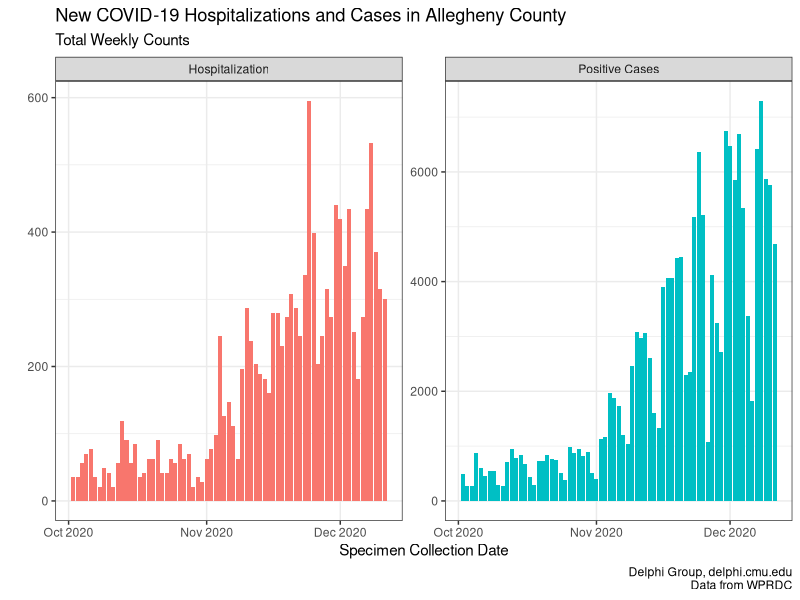
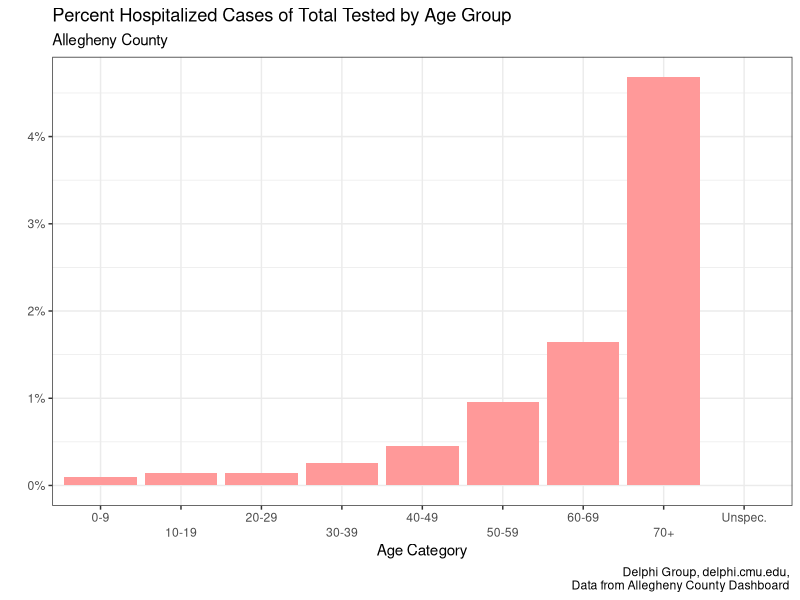
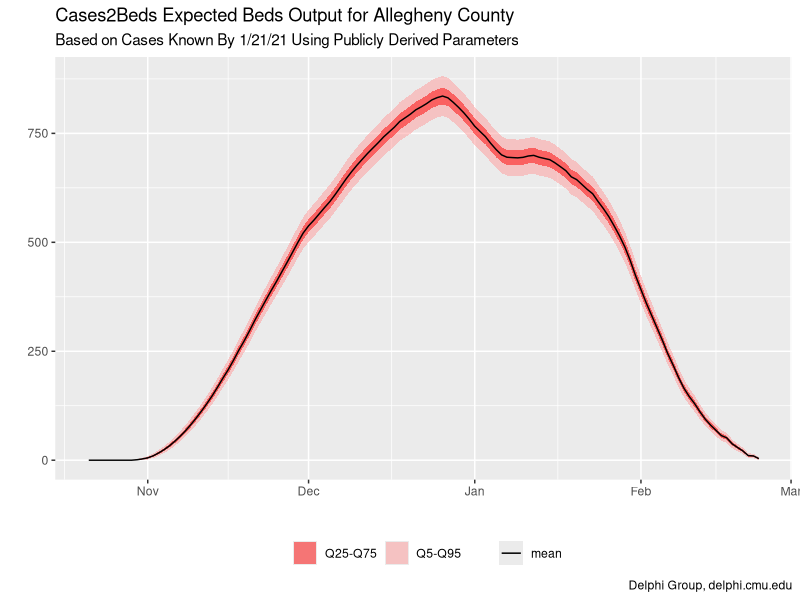
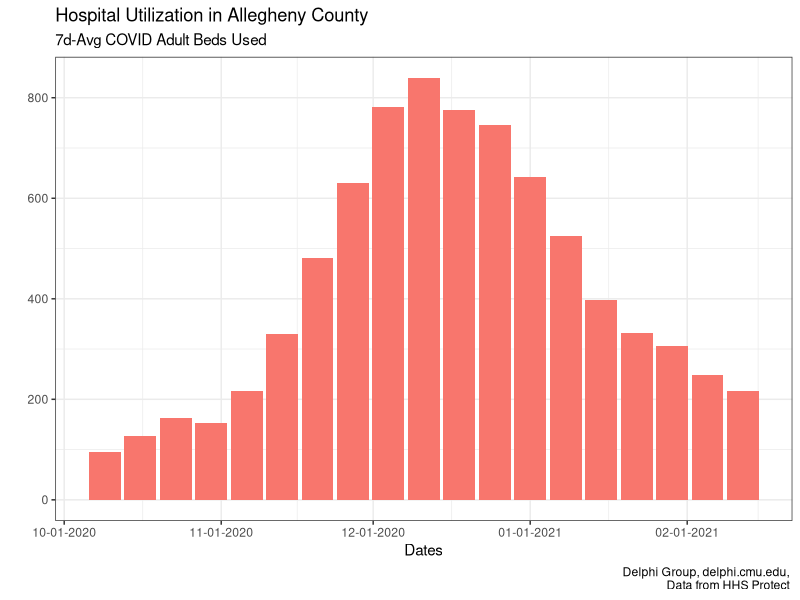

These figures' R source, in order:
## ---- chunk 1
library(ggplot2)
library(scales)
library(dplyr)
library("ggpubr")
library(scales)

full_df <- tibble(read.csv(file="./c2b/test_and_hosp.csv"))
full_df$collection_date <- as.Date(full_df$collection_date, "%m/%d/%y")
df2 <- data.frame(Key=rep(c("Hospitalization", "Positive Cases"), each=nrow(full_df)),
                CollectionDate=rep(c(full_df$collection_date),2),
                Counts=c(full_df$hospital_flag*7, full_df$test_result*7))
ggplot(data=df2, aes(x=CollectionDate, y=Counts, fill=Key), show.legend = FALSE) +
  geom_bar(stat="identity") +
  labs(x = "", y="",
       title = "New COVID-19 Hospitalizations and Cases in Allegheny County",
       subtitle = "Total Weekly Counts",
       caption = "Delphi Group, delphi.cmu.edu\nData from WPRDC") +
  theme_bw() +
  guides(color = FALSE) + facet_wrap(.~Key, scales = "free") + scale_x_date(name="Specimen Collection Date", date_breaks="1 month", minor_breaks=NULL, date_labels="%b %Y")+ theme(legend.position = "none")

## ---- chunk 2
df4 <- data.frame(
                Race=c('0-9','10-19','20-29','30-39','40-49','50-59','60-69','70+','Unspec.'),
                Rate=c(0.1*0.01,0.14*0.01, 0.14*0.01, 0.13*0.02, 0.15*0.03, 0.16*0.06, 0.15*0.11, 0.18*0.26, 0.01*0.01 ))

ggplot(data=df4, aes(x=Race, y=Rate)) +
  geom_bar(stat="identity", fill="#FF9999") +
  labs(x = "Age Category", y = "",
       title = "Percent Hospitalized Cases of Total Tested by Age Group ",
       subtitle = "Allegheny County",
       caption = "Delphi Group, delphi.cmu.edu, \nData from Allegheny County Dashboard ") +
  theme_bw() +
  guides(color = FALSE) +
  scale_x_discrete(guide = guide_axis(n.dodge=2)) +scale_y_continuous(labels = scales::percent)
## ---- chunk 3

full_df <- tibble(read.csv(file="./c2b/C2B_output.csv"))
full_df$dates <- as.Date(full_df$dates, "%m/%d/%y")

ggplot(data=full_df) +
  geom_ribbon(aes(x = dates, ymin = Q5, ymax = Q95, fill="Q5-Q95"))+
  geom_ribbon(aes(x = dates, ymin = Q25, ymax = Q75, fill="Q25-Q75")) +
  geom_line(aes(x = dates, y = mean,color = "mean"), fill="black") +
  labs(x = "", y = "",
       title = "Cases2Beds Expected Beds Output for Allegheny County",
       subtitle = "Based on Cases Known By 1/21/21 Using Publicly Derived Parameters",
        caption = "Delphi Group, delphi.cmu.edu") +
      scale_colour_manual("",values="black")+
      scale_fill_manual("",values=c(alpha("red", 0.5), alpha("#FF9999", 0.5)))+ theme(legend.position="bottom")
## ---- chunk 4

full_df <- tibble(read.csv(file="./c2b/uncensored_HHS.csv"))
full_df$dates <- as.Date(full_df$dates, "%m/%d/%y")

df2 <- data.frame(Key=rep(c("7d-Avg COVID Adult Beds Used"), each=nrow(full_df)),
                Date=rep(c(full_df$dates)),
                Counts=c(full_df$total_adult_covid_avg) + c(full_df$total_pediatric_covid_avg))
ggplot(data=df2, aes(x=Date, y=Counts, fill=Key)) +
  geom_bar(stat="identity", position="identity") + scale_x_date(labels=date_format("%m-%d-%Y"))+
  labs(x = "Dates", y = "",
       title = "Hospital Utilization in Allegheny County",
       subtitle = "7d-Avg COVID Adult Beds Used",
        caption = "Delphi Group, delphi.cmu.edu, \n Data from HHS Protect ") +
  theme_bw() +
  guides(color = FALSE)+ theme(legend.position = "none")
